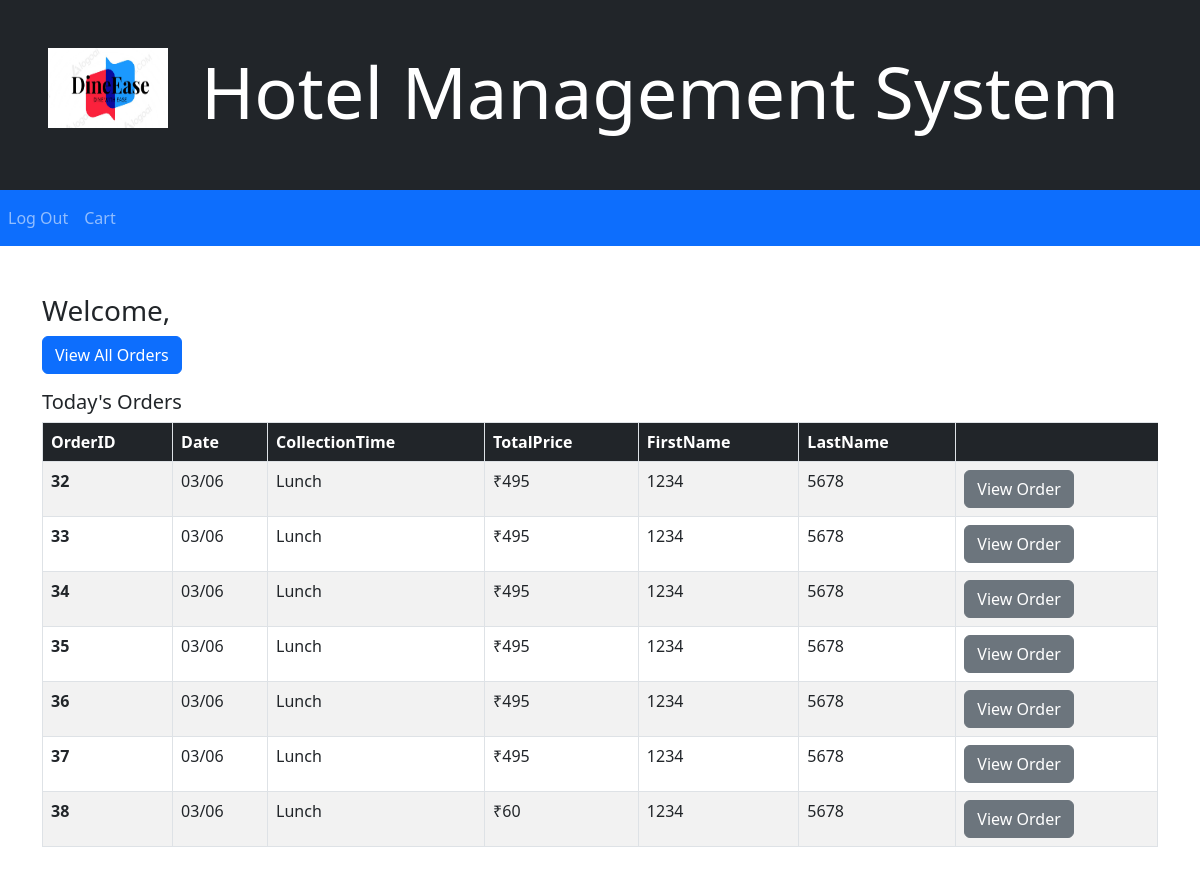
/staff (signed in), run on the app's committed database.
### tables this page shows
CREATE TABLE "Orders" (
	"OrderID"	INTEGER NOT NULL UNIQUE,
	"UserID"	INTEGER,
	"Date"	TEXT,
	"TotalPrice"	INTEGER,
	"CollectionTime"	TEXT,
	PRIMARY KEY("OrderID" AUTOINCREMENT),
	FOREIGN KEY("UserID") REFERENCES "Users"("UserID")
);

CREATE TABLE "Users" (
	"UserID"	INTEGER NOT NULL UNIQUE,
	"UserName"	TEXT UNIQUE,
	"FirstName"	TEXT,
	"LastName"	TEXT,
	"Password"	TEXT,
	"UserType"	TEXT,
	PRIMARY KEY("UserID")
);

### app.py (the view)
@app.route("/staff")
def staffoptions():
    today = date.today().strftime("%d/%m") #gets date in a day/month format eg 28/08, 28th of August
    try:
        with sqlite3.connect(db) as con: #fetches orders that were made for that day
            orderlist = fetchQuery(f"SELECT Orders.*, Users.FirstName, Users.LastName FROM Orders INNER JOIN Users ON Orders.UserID = Users.UserID WHERE Date = '{today}'")
    except:
        orderlist=[]
        print("exception")
    return render_template("staff.html", username = session["login"]["username"], orderlist = orderlist, today=today)#renders page

### app.py (called while the page is built)
def fetchQuery(query):
    sqlite3.connect(db).row_factory = sqlite3.Row #sets up row factory
    cur=sqlite3.connect(db).cursor()
    cur.execute(query)
    result = cur.fetchall() # stores the query results
    return result

### templates/staff.html (shortened to what this page needs)
<html>
    <head>
        <link rel="stylesheet" href="static/css/styles.css"/>
        <link href="https://cdn.jsdelivr.net/npm/bootstrap@5.2.0/dist/css/bootstrap.min.css" rel="stylesheet">
    </head>
    <body>
        <div class="container-fluid bg-dark text-white text-left p-5 w-100">
            <img src="../static/images/logo.png" class="float-start" style="width:120px;height:80px">
            <h1 class="display-2" style="text-align: center;" >Hotel Management System</h1>
        </div>
        <nav class="navbar navbar-expand-sm bg-primary navbar-dark sticky-top">
            <ul class="navbar-nav nav">
              <li class="nav-item">
                <a class="nav-link" href="/login">Log Out</a>
              </li>
            </ul>
            <ul class="navbar-nav nav mr-3 float-end">
              <li class="nav-item">
                <a class="nav-link" href="/retail/cart"> Cart</a>
              </li>
            </ul>
        </nav>
        <div class="container my-5">
            <p class="h3">Welcome, {{ username }}</p>
            <a href="/staff/allorders" class="btn btn-primary">View All Orders</a>
            {% if orderlist == [] %}
                <p class="h3 lead w-10 mt-3">No orders for today ({{ today }})</p>
            {% else %}
                <p class="h3 lead w-10 mt-3">Today's Orders</p>
                <table class="table table-striped table-bordered">
                    <thead class="bg-dark text-white">
                        <tr>
                            <th scope="col">OrderID</th>
                            <th scope="col">Date</th>
                            <th scope="col">CollectionTime</th>
                            <th scope="col">TotalPrice</th>
                            <th scope="col">FirstName</th>
                            <th scope="col">LastName</th>
                            <th scope="col" class="border-0"></th>
                        </tr>
                    </thead>
                    <tbody>
                        {% for row in orderlist %}
                            <tr>
                                <th scope="row">{{ row[0] }}</th>
                                <td>{{ row[2] }}</td>
                                <td>{{ row[4] }}</td>
                                <td>₹{{ row[3] }}</td>
                                <td>{{ row[5] }}</td>
                                <td>{{ row[6] }}</td>
                                <td><a class="btn btn-secondary" href="/orders/{{ row[0] }}">View Order</a></td>
                            </tr>
                        {% endfor %}
                    </tbody>
                </table>
            {% endif %}
        </div>
    </body>
</html>

### data on the page
Orders: OrderID "32", Date "03/06", CollectionTime "Lunch", TotalPrice "495", FirstName "1234", LastName "5678"
Orders: OrderID "33", Date "03/06", CollectionTime "Lunch", TotalPrice "495", FirstName "1234", LastName "5678"
Orders: OrderID "34", Date "03/06", CollectionTime "Lunch", TotalPrice "495", FirstName "1234", LastName "5678"
Orders: OrderID "35", Date "03/06", CollectionTime "Lunch", TotalPrice "495", FirstName "1234", LastName "5678"
Orders: OrderID "36", Date "03/06", CollectionTime "Lunch", TotalPrice "495", FirstName "1234", LastName "5678"
Orders: OrderID "37", Date "03/06", CollectionTime "Lunch", TotalPrice "495", FirstName "1234", LastName "5678"
Orders: OrderID "38", Date "03/06", CollectionTime "Lunch", TotalPrice "60", FirstName "1234", LastName "5678"
